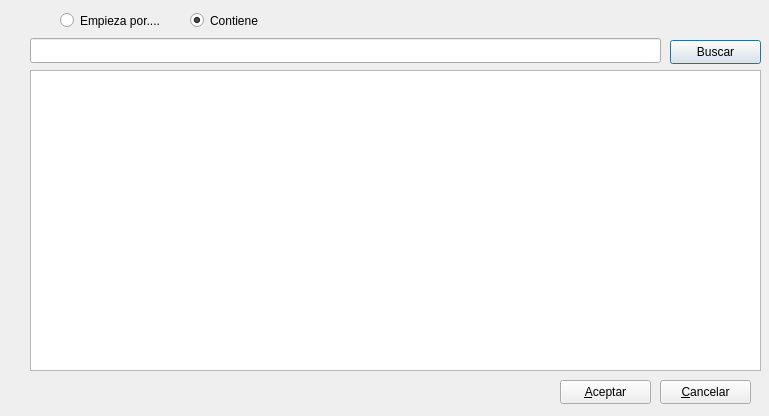
<?xml version="1.0" encoding="UTF-8"?>
<ui version="4.0">
 <class>FrmBuscarCliente</class>
 <widget class="QDialog" name="FrmBuscarCliente">
  <property name="geometry">
   <rect>
    <x>0</x>
    <y>0</y>
    <width>769</width>
    <height>416</height>
   </rect>
  </property>
  <property name="windowTitle">
   <string>Buscar Clientes</string>
  </property>
  <property name="windowOpacity">
   <double>1.000000000000000</double>
  </property>
  <widget class="QPushButton" name="pushButton">
   <property name="geometry">
    <rect>
     <x>670</x>
     <y>40</y>
     <width>91</width>
     <height>24</height>
    </rect>
   </property>
   <property name="text">
    <string>Buscar</string>
   </property>
   <property name="icon">
    <iconset resource="terra.qrc">
     <normaloff>:/Icons/PNG/search.png</normaloff>:/Icons/PNG/search.png</iconset>
   </property>
  </widget>
  <widget class="QLineEdit" name="txtBuscar">
   <property name="geometry">
    <rect>
     <x>30</x>
     <y>38</y>
     <width>631</width>
     <height>25</height>
    </rect>
   </property>
  </widget>
  <widget class="QRadioButton" name="radioEmpiezaPor">
   <property name="geometry">
    <rect>
     <x>60</x>
     <y>10</y>
     <width>111</width>
     <height>21</height>
    </rect>
   </property>
   <property name="text">
    <string>Empieza por....</string>
   </property>
  </widget>
  <widget class="QRadioButton" name="radioContiene">
   <property name="geometry">
    <rect>
     <x>190</x>
     <y>10</y>
     <width>95</width>
     <height>21</height>
    </rect>
   </property>
   <property name="text">
    <string>Contiene</string>
   </property>
   <property name="checked">
    <bool>true</bool>
   </property>
  </widget>
  <widget class="QTableView" name="Grid">
   <property name="geometry">
    <rect>
     <x>30</x>
     <y>70</y>
     <width>731</width>
     <height>301</height>
    </rect>
   </property>
  </widget>
  <widget class="QPushButton" name="btnAceptar">
   <property name="geometry">
    <rect>
     <x>560</x>
     <y>380</y>
     <width>91</width>
     <height>24</height>
    </rect>
   </property>
   <property name="text">
    <string>&amp;Aceptar</string>
   </property>
  </widget>
  <widget class="QPushButton" name="btnCancelar">
   <property name="geometry">
    <rect>
     <x>660</x>
     <y>380</y>
     <width>91</width>
     <height>24</height>
    </rect>
   </property>
   <property name="text">
    <string>&amp;Cancelar</string>
   </property>
  </widget>
 </widget>
 <tabstops>
  <tabstop>radioEmpiezaPor</tabstop>
  <tabstop>radioContiene</tabstop>
  <tabstop>txtBuscar</tabstop>
  <tabstop>pushButton</tabstop>
  <tabstop>Grid</tabstop>
 </tabstops>
 <resources>
  <include location="terra.qrc"/>
 </resources>
 <connections>
  <connection>
   <sender>btnCancelar</sender>
   <signal>clicked()</signal>
   <receiver>FrmBuscarCliente</receiver>
   <slot>close()</slot>
   <hints>
    <hint type="sourcelabel">
     <x>685</x>
     <y>390</y>
    </hint>
    <hint type="destinationlabel">
     <x>466</x>
     <y>374</y>
    </hint>
   </hints>
  </connection>
  <connection>
   <sender>btnAceptar</sender>
   <signal>clicked()</signal>
   <receiver>FrmBuscarCliente</receiver>
   <slot>accept()</slot>
   <hints>
    <hint type="sourcelabel">
     <x>600</x>
     <y>395</y>
    </hint>
    <hint type="destinationlabel">
     <x>371</x>
     <y>380</y>
    </hint>
   </hints>
  </connection>
 </connections>
</ui>
